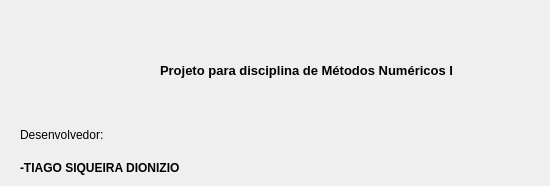
    <widget class="QWidget" name="tab_5">
     <attribute name="title">
      <string>Início</string>
     </attribute>
     <widget class="QLabel" name="label_15">
      <property name="geometry">
       <rect>
        <x>160</x>
        <y>50</y>
        <width>371</width>
        <height>41</height>
       </rect>
      </property>
      <property name="text">
       <string>&lt;html&gt;&lt;head/&gt;&lt;body&gt;&lt;p&gt;&lt;span style=&quot; font-size:10pt; font-weight:600;&quot;&gt;Projeto para disciplina de Métodos Numéricos I&lt;/span&gt;&lt;/p&gt;&lt;/body&gt;&lt;/html&gt;</string>
      </property>
     </widget>
     <widget class="QLabel" name="label_19">
      <property name="geometry">
       <rect>
        <x>20</x>
        <y>110</y>
        <width>521</width>
        <height>51</height>
       </rect>
      </property>
      <property name="text">
       <string>&lt;html&gt;&lt;head/&gt;&lt;body&gt;&lt;p&gt;Desenvolvedor:&lt;/p&gt;&lt;/body&gt;&lt;/html&gt;</string>
      </property>
     </widget>
     <widget class="QLabel" name="label_22">
      <property name="geometry">
       <rect>
        <x>20</x>
        <y>160</y>
        <width>211</width>
        <height>17</height>
       </rect>
      </property>
      <property name="statusTip">
       <string>Eu sou Foda! Hahaha!</string>
      </property>
      <property name="text">
       <string>&lt;html&gt;&lt;head/&gt;&lt;body&gt;&lt;p&gt;&lt;span style=&quot; font-weight:600;&quot;&gt;-TIAGO SIQUEIRA DIONIZIO&lt;/span&gt;&lt;/p&gt;&lt;/body&gt;&lt;/html&gt;</string>
      </property>
     </widget>
    </widget>
